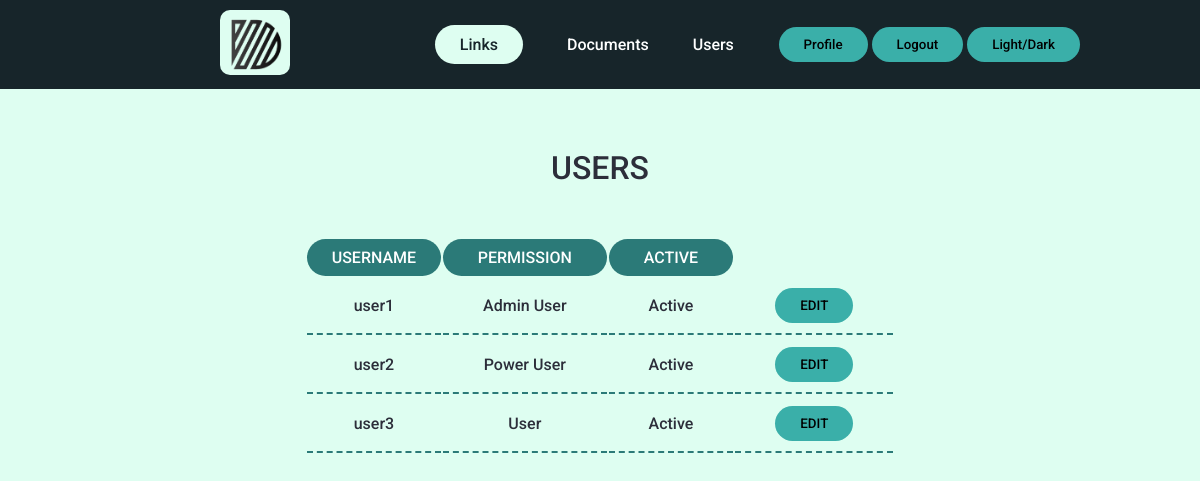
Page /users (signed in) on the earlier database version.
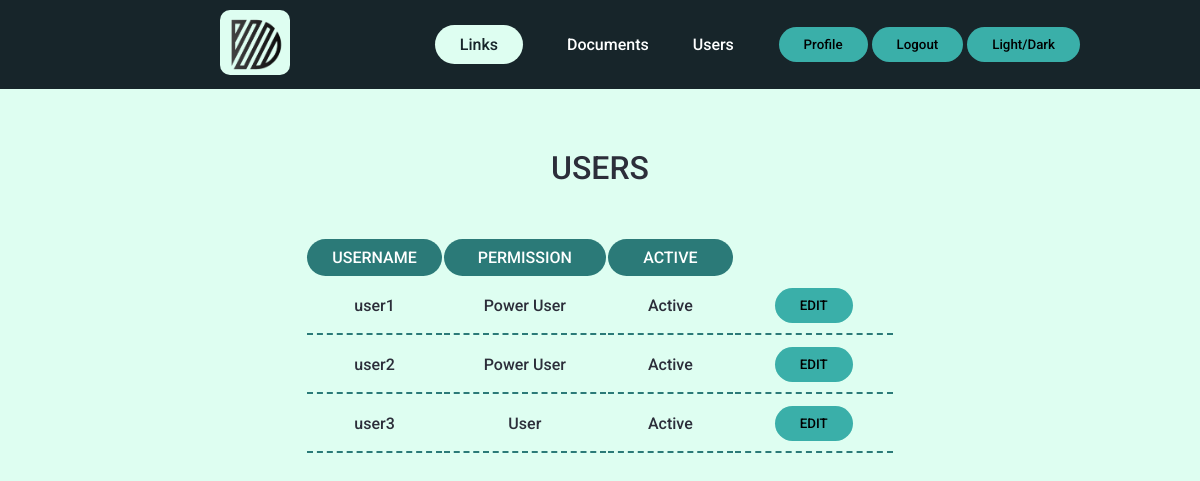
Same page on the later database version.
### tables this page shows
CREATE TABLE users (id INTEGER PRIMARY KEY AUTOINCREMENT NOT NULL, username TEXT NOT NULL, hash TEXT NOT NULL, permission INTEGER DEFAULT 4 NOT NULL, active BLOB DEFAULT 0 NOT NULL);

### app.py (the view)
@app.route("/users")
def users():
    userID = session["user_id"]
    users = db.execute("SELECT * FROM users WHERE id > 1")
    return render_template("users.html", users = users, role = role, status = status)

### templates/users.html (shortened to what this page needs)
{% extends "layout.html" %}
{% block body %}
<div><h1>USERS</h1></div>
    <table class="table">
        <thead>
            <tr>
                <th><a href="/users">USERNAME</a></th>
                <th><a href="/users">PERMISSION</a></th>
                <th><a href="/users">ACTIVE</a></th>
            </tr>
        </thead>
        <tbody>
            {% for user in users %}
            <tr>
                <td> {{ user["username"] }}</td>
                <td> {{ role[user["permission"]] }}</td>
                <td> {{ status[user["active"]] }}</td>
                <td>
                  <form action="/edituser" method="post">
                    <button type="submit" class="btn btn-sm btn-outline-secondary" >EDIT</button>
                  </form>
                </td>
            </tr>
            {% endfor %}
        </tbody>
    </table>
{% endblock %}

### templates/layout.html (shortened to what this page needs)
<!DOCTYPE HTML>
<html lang="en">
    <head>
        <link rel="stylesheet" href=".\static\styles.css">
    </head>
    <body>
      <header>
        <div>
        <a href="/"><img class="logo" src=".\static\images\d.png" alt="logo"></a>
        </div>
        {% if session.get("user_id") %}
        <div>
        <nav>
          <ul class="nav_links">
            <li><a href="/links" onclick="changeActiveLink(event)" id="linkID">Links</a></li>
            <li><a href="/documents" onclick="changeActiveLink(event)" id="docID">Documents</a></li>
            {% if session.get("permission") < 3 %}
            <li><a href="/users" onclick="changeActiveLink(event)" id="userID">Users</a></li>
            {% endif %}
          </ul>
        </nav>
        </div>
        <div>
          <a href="/profile"><button>Profile</button></a>
          <a href="/logout"><button onclick="logout()">Logout</button></a>
          <button onclick="toggleMode()">Light/Dark</button>
        </div>
        {% else %}
        <div>
          <a href="/register"><button>Register</button></a>
          <a href="/"><button>Login</button></a>
          <button onclick="toggleMode()">Light/Dark</button>
          {% endif %}
      </header>
      <div class="body">
      {% block body %}{% endblock %}
      </div>
    </body>
</html>

### static/styles.css (style rules this page uses)
* { box-sizing: border-box; margin: 0; padding: 0; font-family: "Roboto", sans-serif; font-weight: 500; }
.body a { text-decoration: none; color: inherit; }
header { background-color: #17252a; color: #feffff; display: flex; justify-content: space-between; align-items: center; padding: 10px 10%; }
.body { padding: 10px 10%; display: grid; text-align: center; }
header a { color: #feffff; text-decoration: none; }
body { transition: background-color 0.5s, color 0.3s; }
.light { background-color: #defef1; color: #2c2e3a; }
.light button { background-color: #3aafa9; }
.nav_links { list-style: none; }
.nav_links li { display: inline-block; padding: 0 20px; }
.nav_links li a { transition: all 0.3s ease 0s; }
button { padding: 10px 25px; border: none; border-radius: 50px; cursor: pointer; transition: all 0.5s ease 0s; }
td { padding: 10px; border-bottom: 2px dashed #2b7a78; }
.logo { margin: 0px 100px; width: 70px; height: auto; background-color: #defef1; border-radius: 10px; transition: all 1s ease 0s; }
h1 { margin: 50px 0; }
table { margin: 0 auto; text-align: center; }
table td { padding-left: 40px; padding-right: 40px; }
th { background-color: #2b7a78; padding: 9px 25px; border: none; border-radius: 50px; transition: all 0.5s ease 0s; color: #feffff; cursor: pointer; }
.active { padding: 10px 25px; border: none; border-radius: 50px; background-color: #defef1; color: #17252a; transition: all 0.5s ease 0s; }

Differences in the rows shown:
changed users "user1": permission "Admin User" → "Power User"
